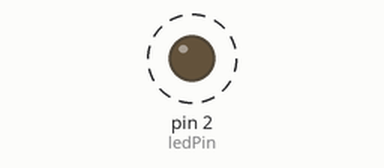
This sketch was run on a simulated Arduino Uno, built with avr-gcc and run on an emulated ATmega328P. Parts: output pins drawn as LEDs (lit = HIGH). Dashed ring = blinking.

Above: at 0.5 s.
Timing chart, 0 to 4.6 s (numbered marks = the images above):
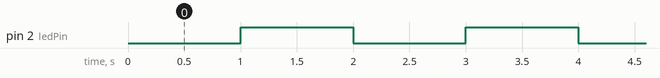

Measured:
- by itself, pin 2 (ledPin): alternates HIGH for 1.0 s and LOW for 1.0 s

The sketch:

1hz.ino
```cpp
// ex02 millis实现1Hz LED闪烁（1秒周期）
const int ledPin = 2;
unsigned long prevTime = 0;
const unsigned long interval = 1000; // 1000ms = 1Hz
bool ledStatus = LOW;

void setup() {
  Serial.begin(115200);
  pinMode(ledPin, OUTPUT);
}

void loop() {
  unsigned long now = millis();
  if(now - prevTime >= interval){
    prevTime = now;
    ledStatus = !ledStatus;
    digitalWrite(ledPin, ledStatus);
  }
}
```
